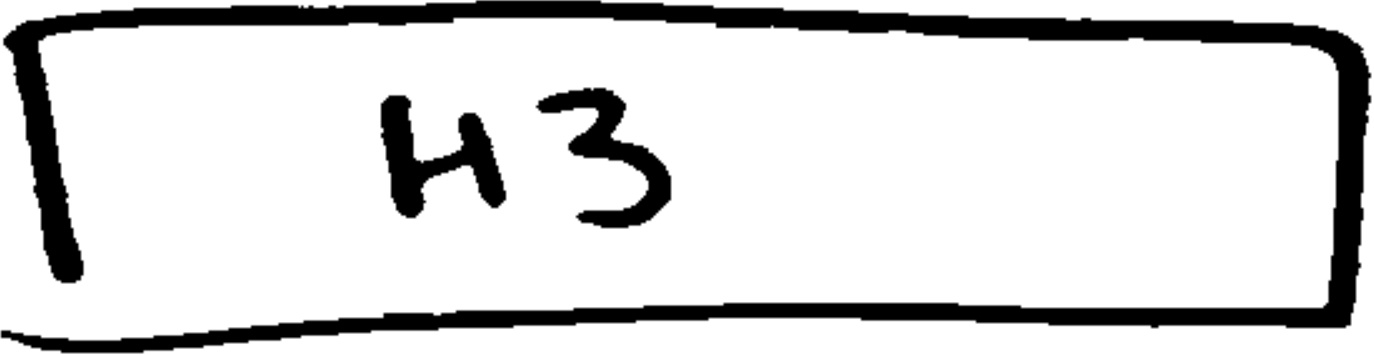
#> input picture nn/pic1_0.jpg, 1374 x 355 px
$ python -i shape_detect1.py   (imports and definitions only)   (older library calls are emulated)
#> lines starting #> are read from the running program, lines starting #| are printed output that depends on the picture; after the words box and inside, x2 and y2 are one past the last pixel; in counts of white or black regions, pixels touching at a corner belong together
#> further down, picture is the input picture: shape (355, 1374, 3); min 0, max 255, mean 216.3
import cv2
import numpy as np
#import scan
import os
import json

#empty canvas to display rectangles on

#image to test
#img = cv2.imread('DRAWINGS/1.PNG')
#ori = img.copy()

def preprocess(img):
  # [5 lines of commented-out code are left out]

  img = cv2.resize(img, (1800,1800)) # we resize all images to 600
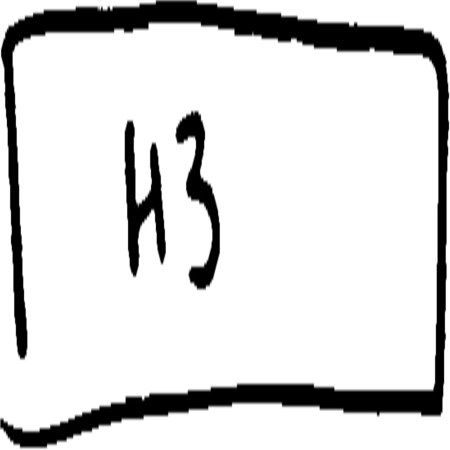
#> img: shape (1800, 1800, 3) (shown at 1/4 size); min 0, max 255, mean 216.3
  gray = cv2.cvtColor(img, cv2.COLOR_BGR2GRAY)
  gradX = cv2.Sobel(gray, ddepth=cv2.CV_32F, dx=1, dy=0, ksize=-1)
  gradY = cv2.Sobel(gray, ddepth=cv2.CV_32F, dx=0, dy=1, ksize=-1)
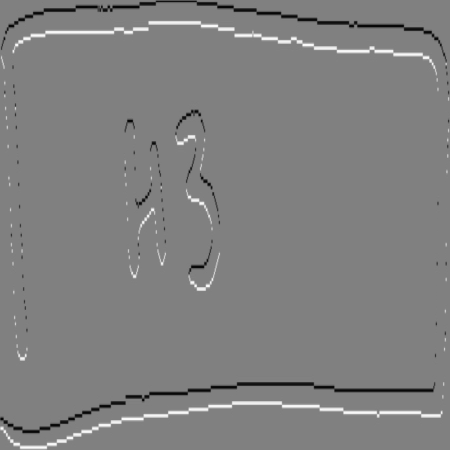
#> gradY: shape (1800, 1800) float32 (shown at 1/4 size); min -682, max 676, mean 0.2; drawn with min black and max white

  # subtract the y-gradient from the x-gradient
  gradient = cv2.subtract(gradX, gradY)
  gradient = cv2.convertScaleAbs(gradient)


  # blur and threshold the image
  #gradient = img
  blurred = cv2.blur(gradient, (9, 9))
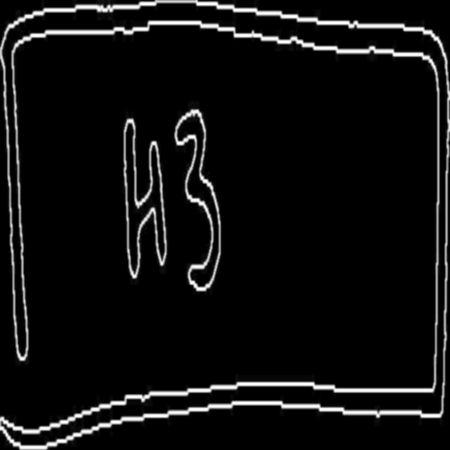
#> blurred: shape (1800, 1800) (shown at 1/4 size); min 0, max 255, mean 15.6
  (_, thresh) = cv2.threshold(blurred, 90, 255, cv2.THRESH_BINARY)
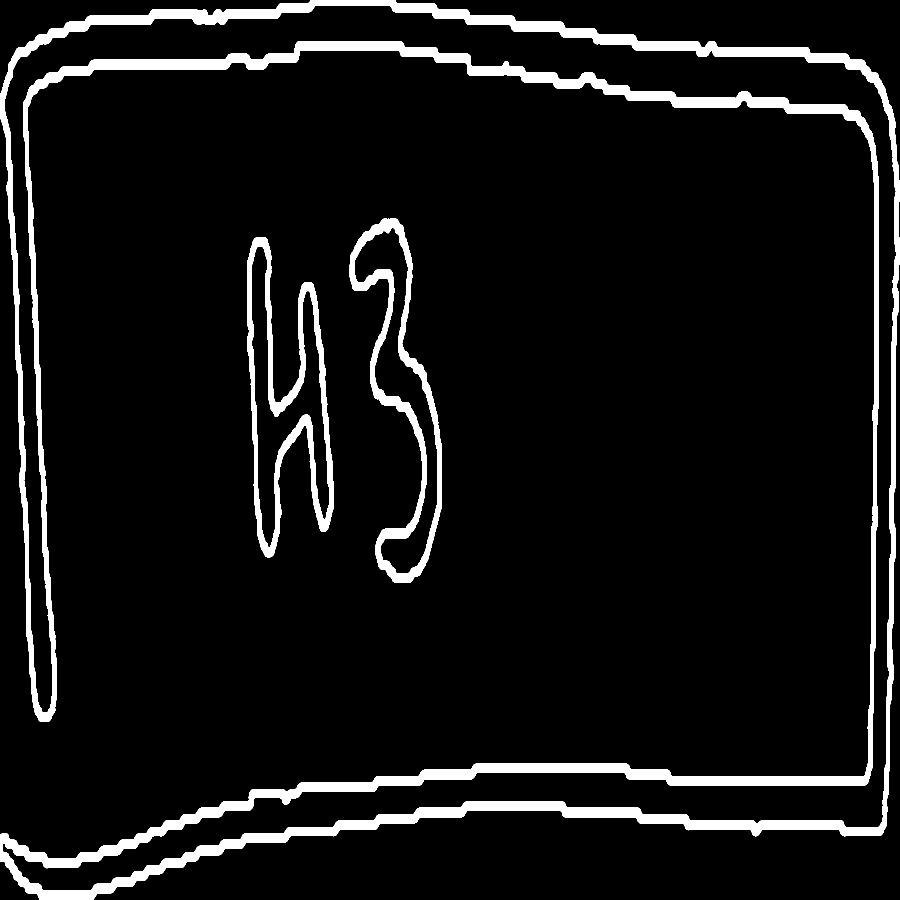
#> thresh: shape (1800, 1800) (shown at 1/2 size); 7.4% white; 3 white regions, box (x1, y1, x2, y2) and area: (0, 0, 1800, 1800) 191834, (494, 474, 668, 1115) 24151, (698, 437, 883, 1166) 23007

#thresh = cv2.resize(thresh, (0,0), fx=3, fy=3)
#white = cv2.resize(white, (0,0), fx=3, fy=3)

  kernel = cv2.getStructuringElement(cv2.MORPH_RECT, (25, 25))
  closed = cv2.morphologyEx(thresh, cv2.MORPH_CLOSE, kernel)
#> closed: shape (1800, 1800); 8.5% white; 3 white regions, box (x1, y1, x2, y2) and area: (0, 0, 1800, 1800) 210324, (494, 474, 668, 1115) 33196, (698, 437, 883, 1166) 31345

  closed = cv2.erode(closed, None, iterations=4)
#> closed: shape (1800, 1800); 4.4% white; 25 white regions (1 under 20 px), largest, box (x1, y1, x2, y2) and area: (0, 0, 1800, 1400) 52977, (0, 1531, 1773, 1800) 40680, (702, 441, 879, 1162) 17039
  closed = cv2.dilate(closed, None, iterations=4)
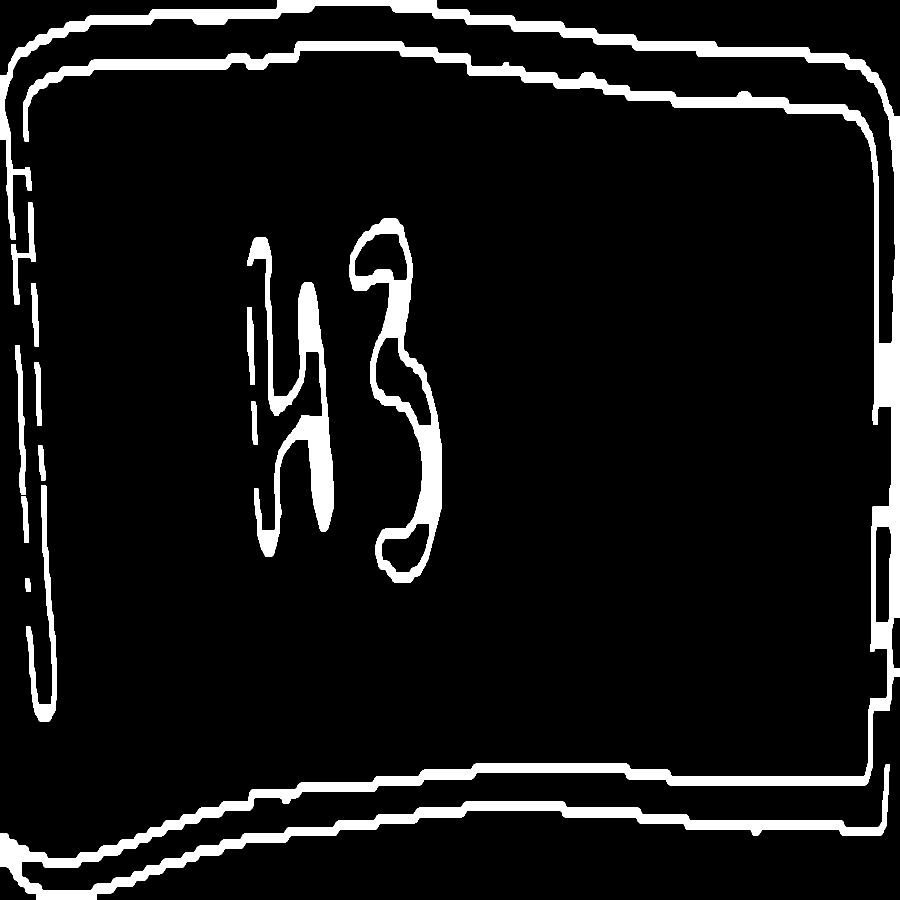
#> closed: shape (1800, 1800) (shown at 1/2 size); 8.2% white; 14 white regions, largest, box (x1, y1, x2, y2) and area: (0, 0, 1800, 1800) 167585, (698, 437, 883, 1166) 31345, (495, 474, 668, 1114) 29043

  #clos = cv2.resize(closed, (0,0), fx=0.2, fy=0.2)
  return closed

#find the contour in the image
# [86 lines left out: functions contour, rect_to_cut, cut, cut_predict, not called in this run]
 # [11 lines of commented-out code are left out]

>>> import cv2
>>> picture = cv2.imread('pic1_0.jpg')
>>> result = preprocess(picture)

$ run again, on nn/pic1_1.jpg
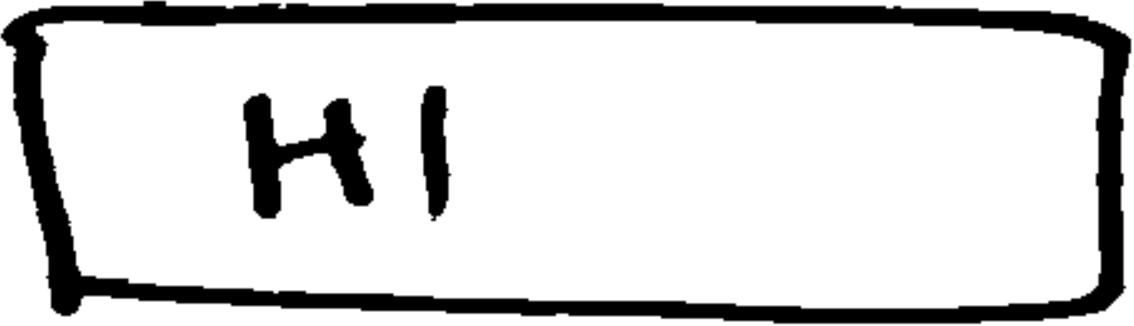
#> input picture nn/pic1_1.jpg, 1134 x 326 px
#> picture is the input picture: shape (326, 1134, 3); min 0, max 255, mean 213.1
#> in preprocess, `(_, thresh) = cv2.threshold(blurred, 90, 255, cv2.THRESH_BINARY)`:
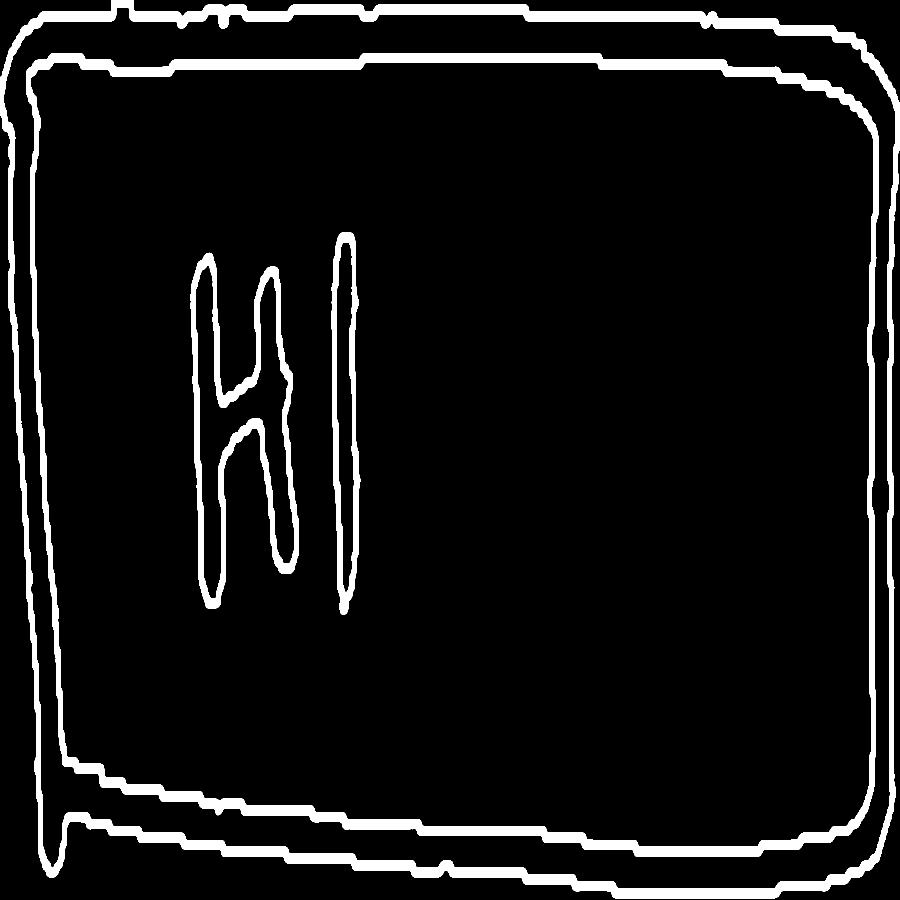
#> thresh: shape (1800, 1800) (shown at 1/2 size); 7.9% white; 4 white regions, box (x1, y1, x2, y2) and area: (0, 0, 1800, 1797) 108879, (52, 106, 1757, 1714) 99539, (381, 505, 598, 1217) 30608, (663, 465, 721, 1230) 15513
#> in preprocess, `closed = cv2.dilate(closed, None, iterations=4)`:
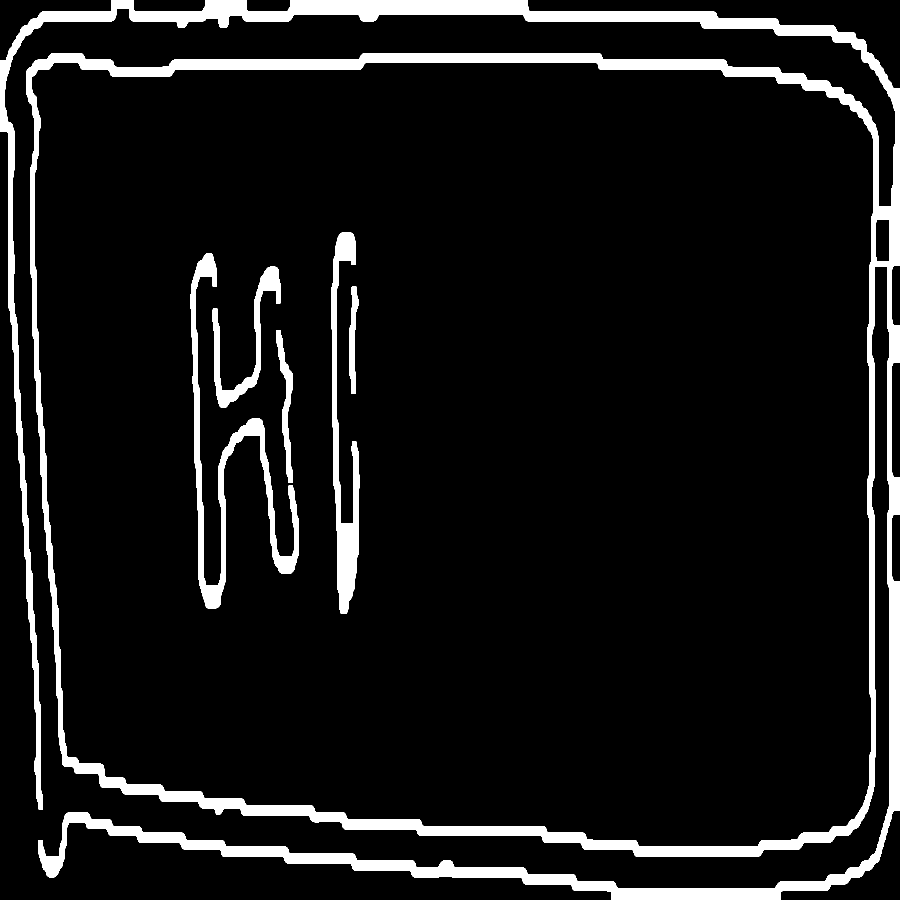
#> closed: shape (1800, 1800) (shown at 1/2 size); 8.5% white; 6 white regions, box (x1, y1, x2, y2) and area: (0, 0, 1800, 1800) 226424, (381, 507, 598, 1217) 20492, (663, 465, 720, 1228) 15469, (425, 533, 561, 815) 7593, (552, 660, 585, 966) 3654, (699, 573, 717, 788) 2226
